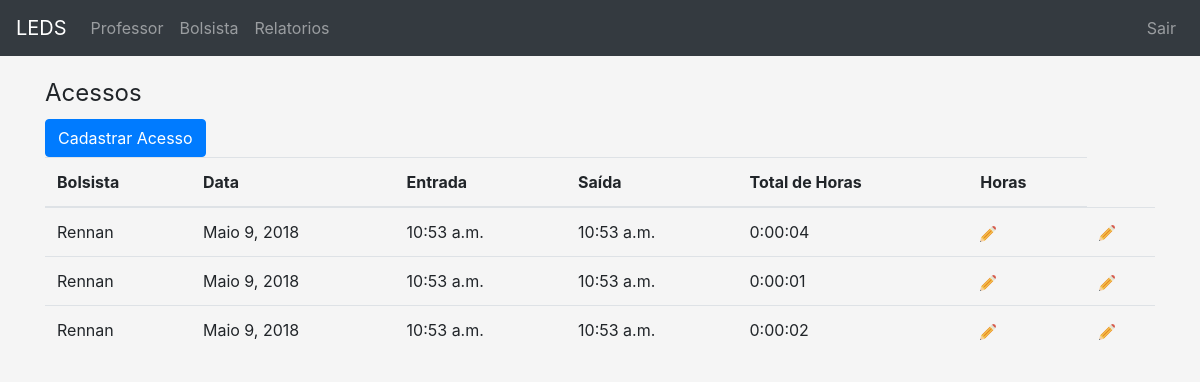
Before: /acesso/list_acesso/ (signed in) with the older database file.
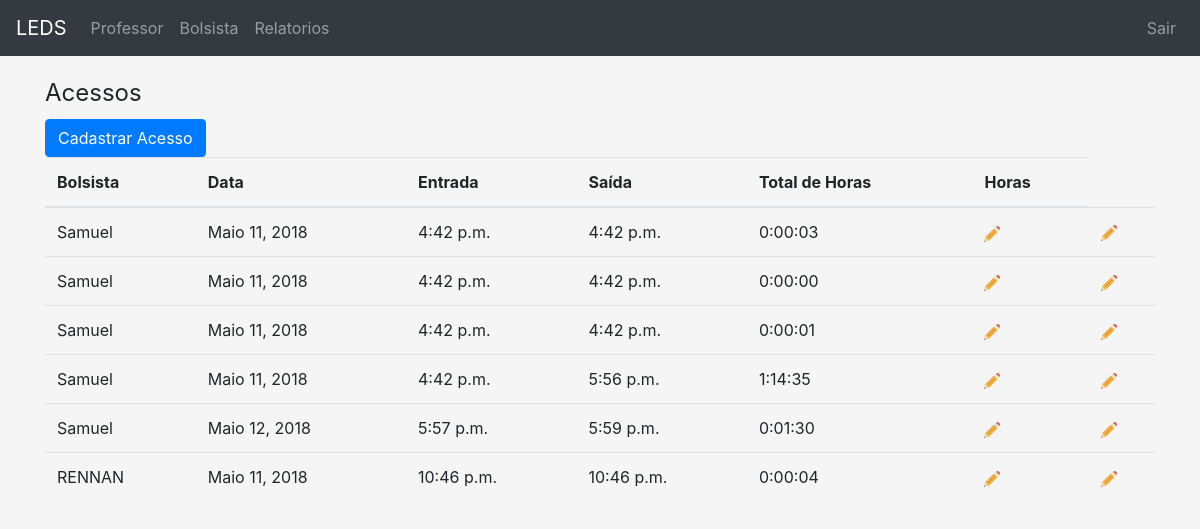
After: the same page with the newer database file.
### app/models.py (models this page shows, shortened)
class Acesso(models.Model):
	bolsista = models.ForeignKey(Bolsista, verbose_name='Bolsista', related_name='bolsista_acesso', on_delete=models.CASCADE)
	data = models.DateField('Data Acesso', null=True, blank=True)
	hora_entrada = models.TimeField('Entrada', null=True, blank=True)
	hora_saida = models.TimeField('Saída', null = True, blank=True)
	total_horas = models.DurationField('Total', null = True, blank = True)
	class Meta:
	 	verbose_name = 'Acesso'
	 	verbose_name_plural = 'Acessos'

class Bolsista(models.Model):
	TIPO_CHOICES = (
	    (0, 'Voluntário'),
	    (1, 'Remunerado'),
	)
	nome = models.CharField('Nome', max_length=100)
	matricula = models.CharField('Matricula', max_length=20,unique=True)
	cartao_rfid = models.CharField('Cartão RFID', max_length=100, null=True)
	professor = models.ForeignKey(Professor, verbose_name='Professor', related_name='bolsista_professor', on_delete=models.CASCADE, default=True)
	tipo_bolsa = models.IntegerField('Tipo', choices=TIPO_CHOICES)
	carga_horaria_semanal = models.IntegerField('Carga Horaria (semanal)', validators=[MinValueValidator(1)])
	def __str__(self):
		return self.nome
	class Meta:
		verbose_name='Bolsista'
		verbose_name_plural='Bolsistas'

### app/views.py (the view)
# urls.py: url(r'^acesso/list_acesso/$', views.list_acesso, name='list_acesso'),
@login_required(login_url='/login')
def list_acesso(request):
	acessos = Acesso.objects.all()
	return render(request, 'acesso/list_acesso.html',{'acessos':acessos})

### app/templates/acesso/list_acesso.html (shortened to what this page needs)
{% extends "base.html" %}
{%load static%}
{% load django_bootstrap_breadcrumbs %}
{%block content%}
    <legend>Acessos</legend>
<a href="{%url 'app:create_ac' %}"><button class="btn btn-primary">Cadastrar Acesso
</button></a>
    <table class="table">
        <thead>
        <tr>
            <th>Bolsista</th>
            <th>Data</th>
            <th>Entrada</th>
            <th>Saída</th>
            <th>Total de Horas</th>
            <th>Horas</th>
        </tr>
        </thead>
        <tbody>
        {% for acesso in acessos %}
            <tr>
                <td>{{ acesso.bolsista }}</td>
                <td>{{acesso.data}}</td>
                <td>{{ acesso.hora_entrada}}</td>
                <td>{{ acesso.hora_saida }}</td>
                <td>{{ acesso.total_horas}}</td>
                <td><a href="{% url 'app:test_acesso' acesso.bolsista_id%}"><img alt="" src="{% static 'img/edit.png'%}"></a></td>
                <td><a href="{%url 'app:test_acesso' acesso.bolsista.id%}"><img alt="" src="{% static 'img/edit.png'%}"></a></td>
            </tr>
        {% endfor %}
        </tbody>
    </table>
{% endblock %}

### app/templates/base.html (shortened to what this page needs)
<!doctype html>
{%load static%}
<html lang="en">
  <head>
   <link href="{% static 'css/bootstrap/bootstrap.min.css'%}" rel="stylesheet">
    <link href="{% static 'css/custom.css' %}" rel="stylesheet">
  </head>
  <body>
    <header>
      <nav class="navbar navbar-expand-md navbar-dark fixed-top bg-dark">
        <a class="navbar-brand" href="{%url 'app:home'%}">LEDS</a>
        <div class="collapse navbar-collapse" id="navbarCollapse">
          <ul class="navbar-nav mr-auto">
            <li class="nav-item">
              <a class="nav-link" href="{%url 'app:list_professor'%}">Professor</a>
            </li>
            <li class="nav-item">
              <a class="nav-link" href="{%url 'app:list_bolsista'%}">Bolsista</a>
            </li>
           <li class="nav-item">
              <a class="nav-link" href="#">Relatorios</a>
            </li>
          </ul>
          <form class="mt-2 mt-md-0">
            {% if user.is_authenticated %}
            <ul class="navbar-nav">
                <li><a class="nav-link" href="{% url 'app:sair' %}">Sair</a></li>
            {% else %}
                <li class="nav-item"><a class="nav-link" href="#"></a></li>
            {% endif %}
          </form>
        </div>
      </nav>
    </header>
    <main role="main" class="container">
    {% load django_bootstrap_breadcrumbs %}
    {% block content %}{% endblock %}
    </main>
  </body>
</html>

### app/static/css/custom.css (style rules this page uses)
:root { --input-padding-x: .75rem; --input-padding-y: .75rem; }
html, body { height: 100%; }
body { padding-top: 75px; padding-bottom: 15%; background-color: #f5f5f5; }

Changed rows visible on the page:
removed Acesso: bolsista "Rennan", data "Maio 9, 2018", hora_entrada "10:53 a.m.", hora_saida "10:53 a.m.", total_horas "0:00:04"
removed Acesso: bolsista "Rennan", data "Maio 9, 2018", hora_entrada "10:53 a.m.", hora_saida "10:53 a.m.", total_horas "0:00:01"
removed Acesso: bolsista "Rennan", data "Maio 9, 2018", hora_entrada "10:53 a.m.", hora_saida "10:53 a.m.", total_horas "0:00:02"
added Acesso: bolsista "Samuel", data "Maio 11, 2018", hora_entrada "4:42 p.m.", hora_saida "4:42 p.m.", total_horas "0:00:03"
added Acesso: bolsista "Samuel", data "Maio 11, 2018", hora_entrada "4:42 p.m.", hora_saida "4:42 p.m.", total_horas "0:00:00"
added Acesso: bolsista "Samuel", data "Maio 11, 2018", hora_entrada "4:42 p.m.", hora_saida "4:42 p.m.", total_horas "0:00:01"
added Acesso: bolsista "Samuel", data "Maio 11, 2018", hora_entrada "4:42 p.m.", hora_saida "5:56 p.m.", total_horas "1:14:35"
added Acesso: bolsista "Samuel", data "Maio 12, 2018", hora_entrada "5:57 p.m.", hora_saida "5:59 p.m.", total_horas "0:01:30"
added Acesso: bolsista "RENNAN", data "Maio 11, 2018", hora_entrada "10:46 p.m.", hora_saida "10:46 p.m.", total_horas "0:00:04"
